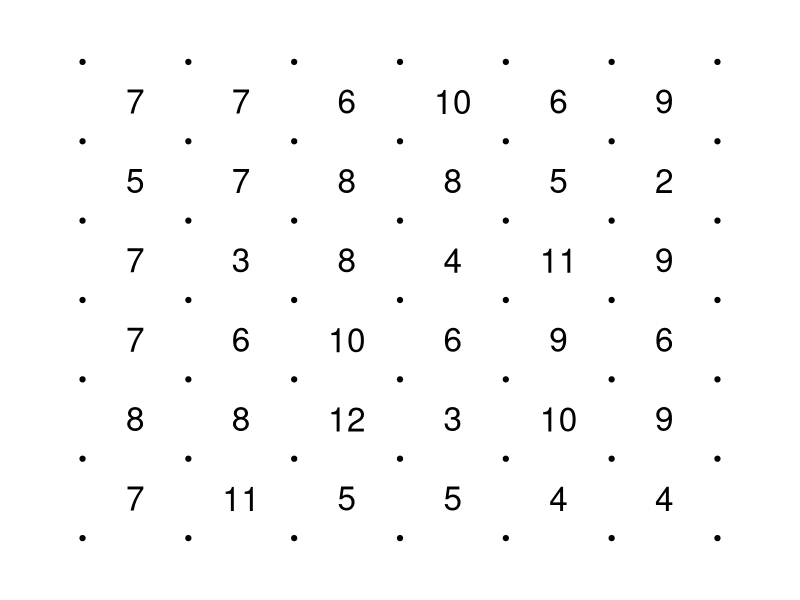
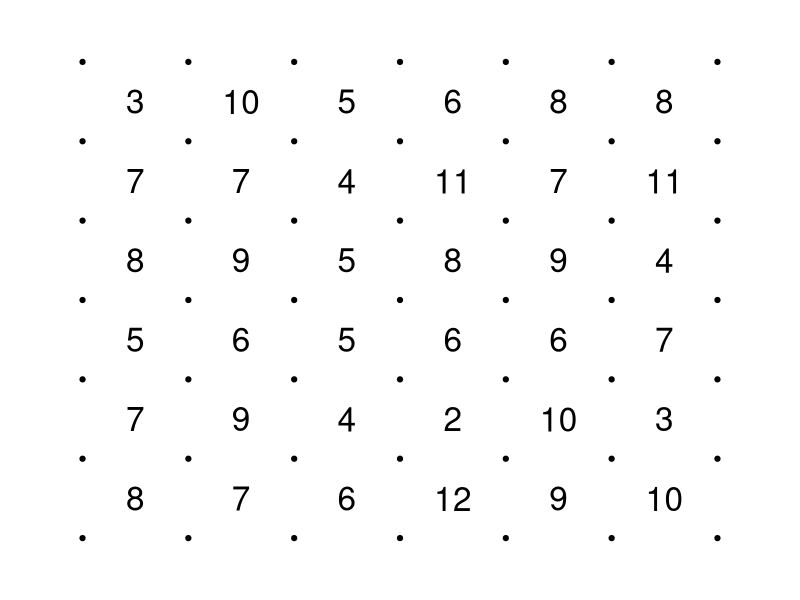
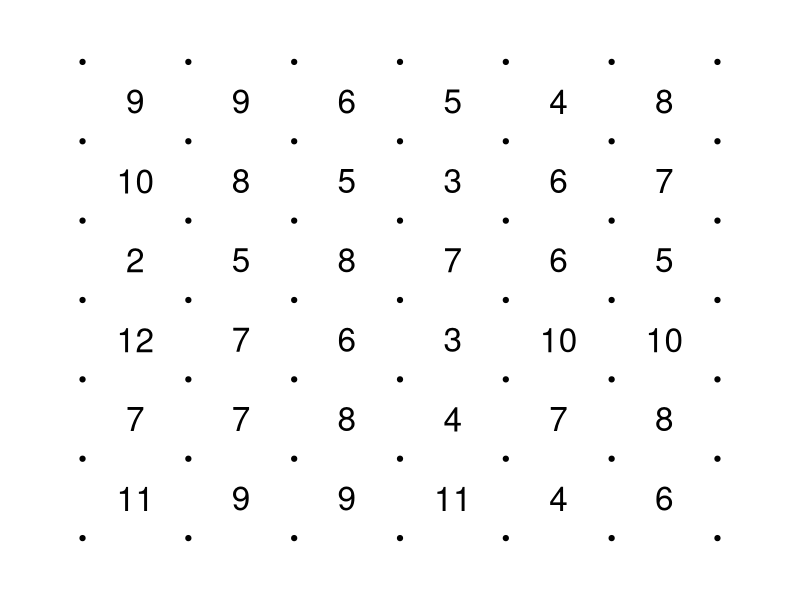
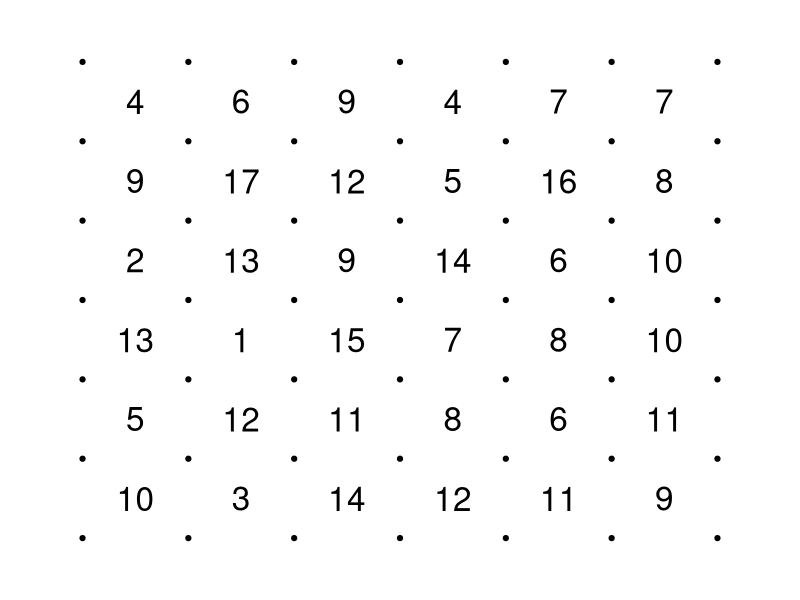
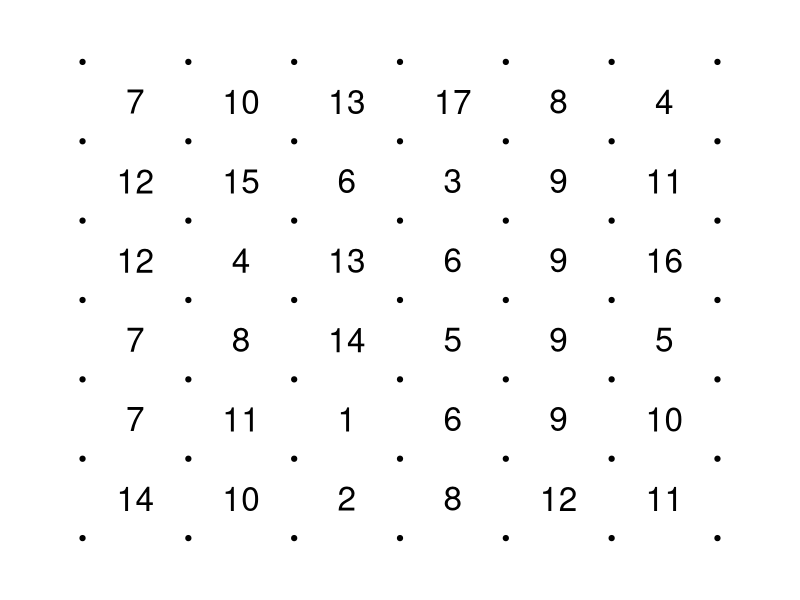
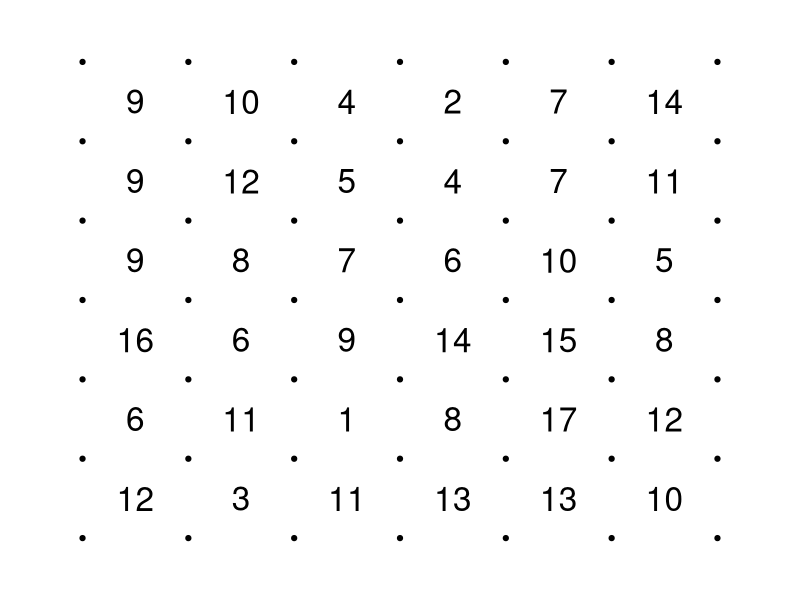
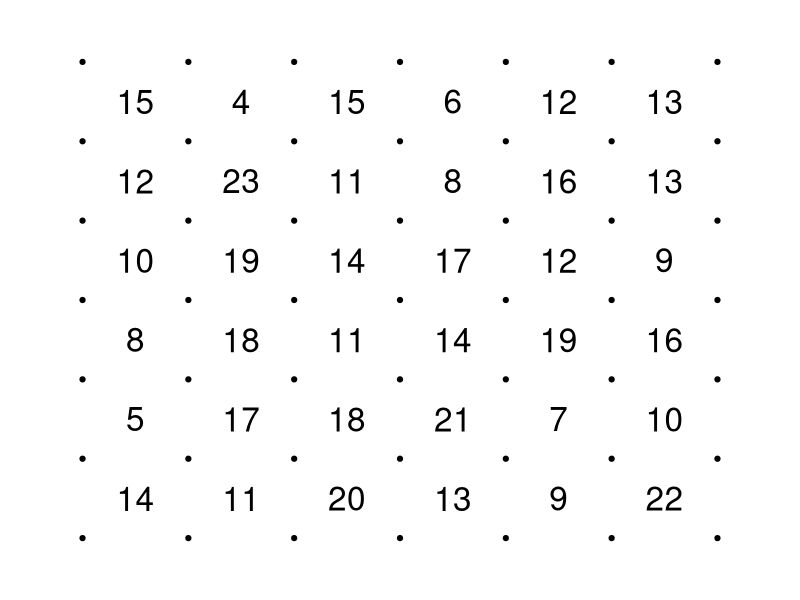
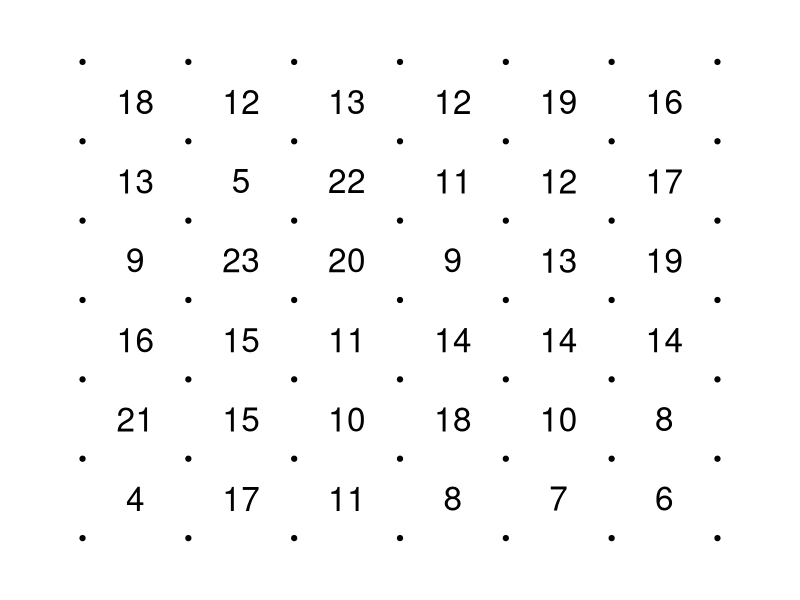

These charts were generated, in order, by the following R code:
# Make number grids

ncopies = 3 #how many versions of each of the 11 types
d = 2 #distance between dots (cm)
m = 1 #margin (cm)
numcol = 6 # how many number columns (numDotCols is 1 more)
numrow = 6 # how many number rows (numDotRows is 1 more)
dotsizefactor = 0.7
numbersizefactor = 2
dn = paste0("NG_",numcol,"x",numrow) #directory name for storing PNGs

# Addition Board 1: Addends 1-6 (2 addends)
X1 = 1:6
Y1 = apply(expand.grid(X1,X1),1,sum)

# Addition Board 2: Addends 0-9 (2 addends)
X2 = 0:9
Y2 = apply(expand.grid(X2,X2),1,sum)

# Addition Board 3: Addends 1-12 (2 addends)
X3 = 1:12
Y3 = apply(expand.grid(X3,X3),1,sum)

# Subtraction Board 1: Subtrahend (1-6) or Minuend (1-6) can be larger, but both are positive. (ex: 1-5 and 5-1 are possible)
X4 = 1:6
Y4 = apply(expand.grid(X4,X4),1,diff)

# Subtraction Board 2: Subtrahend (0-9) or Minuend (0-9) can be larger, but both are positive. (ex: 1-5 and 5-1 are possible)
X5 = 0:9
Y5 = apply(expand.grid(X5,X5),1,diff)

# Subtraction Board 3: Subtrahend (1-12) or Minuend (1-12) can be larger, but both are positive. (ex: 1-5 and 5-1 are possible)
X6 = 1:12
Y6 = apply(expand.grid(X6,X6),1,diff)

# Multiplication Board 1: Factors 1-6 (2 factors)
X7 = 1:6
Y7 = apply(expand.grid(X7,X7),1,prod)

# Multiplication Board 2: Factors 0-9 (2 factors)
X8 = 0:9
Y8 = apply(expand.grid(X8,X8),1,prod)

# Multiplication Board 3: Factors 1-12 (2 factors)
X9 = 1:12
Y9 = apply(expand.grid(X9,X9),1,prod)

# Division Board 1: Products with divisors 1-6 (include numbers: 8, 9, 10, 12, 14-16, 18, 20-22, 24-28, 30,32,33,35,36 taking into account the number of divisors each number has under 6, ex: 12 is more frequent than 9 because it can be divided by more numbers under 6)
xx = 8:36
Y10 = numeric()
for(x in xx){
  for(i in 2:6){
    if(x%%i==0){
      Y10 = c(Y10,x)
    }
  }
}

# Division Board 2: Products with divisors 1-12 (include numbers between 20 and 100 that have at least one divisor between 2-12, no psuedo prime numbers (ex:34) taking into account number of prime factors under 12)
xx = 20:100
Y11 = numeric()
for(x in xx){
  for(i in 2:12){
    if(x%%i==0){
      Y11 = c(Y11,x)
    }
  }
}

ys = list(Y1,Y2,Y3,Y4,Y5,Y6,Y7,Y8,Y9,Y10,Y11)
fns = c("Add_1-6","Add_0-9","Add_1-12",
        "Sub_1-6","Sub_0-9","Sub_1-12",
        "Mul_1-6","Mul_0-9","Mul_1-12",
        "Div_1-6","Div_1-12")

dir.create(dn, showWarnings=FALSE)
width = numcol*d+2*m
height = numrow*d+2*m

for(typen in 1:length(ys)){
  fn = fns[typen]
  y = ys[[typen]]
  N = numcol*numrow
  x = numeric()
  ytab = table(y)/length(y)*N
  while(length(x)<N){
    ytab = sort(sample(ytab))
    x = c(x,as.integer(names(ytab[length(ytab)])))
    ytab[length(ytab)] = ytab[length(ytab)]-1
  }
  for(copyn in 1:ncopies){
    x2 = sample(x)
    x2 = matrix(x2,ncol=numcol)
    filename = paste0("ng_",numcol,"x",numrow,"_",
                      sprintf("%02d",typen),
                      "_",fn,"_V",copyn,".png",collapse="")
    png(paste0(dn,"/",filename,collapse=""),width,height,"cm",pointsize=14,res=300,bg="white")
    par(mar=c(0,0,0,0))
    plot(0,0,type="n",xlim=c(0,width),ylim=c(0,height),axes=F,ann=F)
    for(i in 0:numcol){
      for(j in 0:numrow){
        points(m+i*d,m+j*d,pch=19,cex=dotsizefactor)
      }
    }
    for(i in 1:numcol){
      for(j in 1:numrow){
        text(m+(i-0.5)*d,m+(j-0.5)*d,x2[j,i],pch=19,cex=numbersizefactor)
      }
    }
    dev.off()
  }
}
